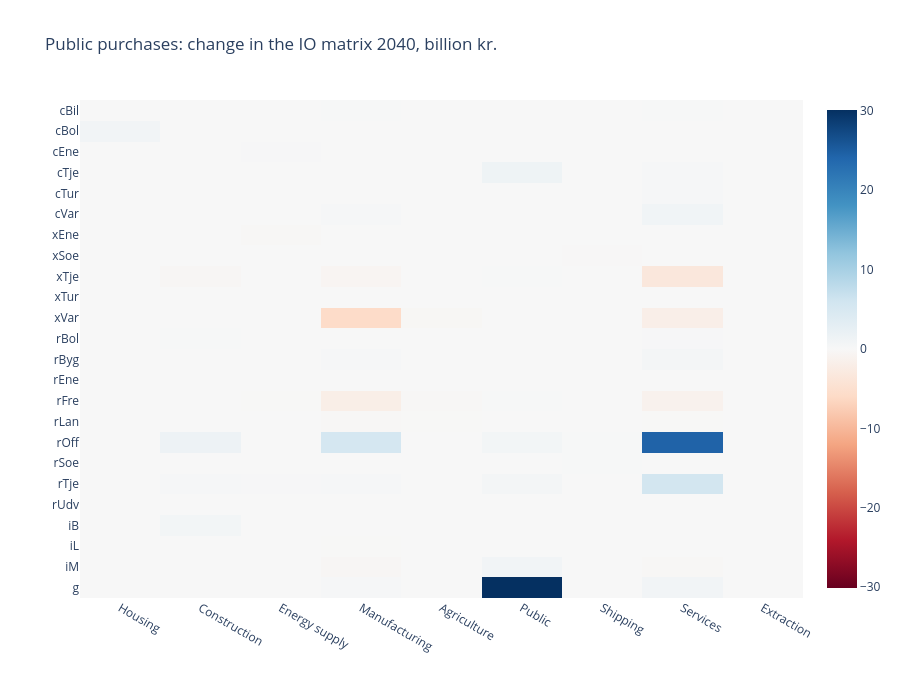

The notebook cell saved with this chart:
### Markdown cell above
## 5. The IO matrix

Each cell is the delivery from a sector (column) to a demand component (row), domestic production plus
imports. First the change in billion kr., then in per cent, in values and in volumes. The difference between
the two per cent charts is the change in the prices.

### Code cell
io_viz.heatmap(alt, year, metric='total', base=base, relative=False,
               title=f'{experiment}: change in the IO matrix {year}, billion kr.')

### Figure 1 — Plotly figure (JSON) as saved in the notebook; plotly's stock layout.template omitted (floating-point values rounded to 4 significant figures; data arrays with more than 128 entries replaced by an {"elided": "..."} marker saying what was removed)
{"data": [{"colorscale": [[0.0, "rgb(103,0,31)"], [0.1, "rgb(178,24,43)"], [0.2, "rgb(214,96,77)"], [0.3, "rgb(244,165,130)"], [0.4, "rgb(253,219,199)"], [0.5, "rgb(247,247,247)"], [0.6, "rgb(209,229,240)"], [0.7, "rgb(146,197,222)"], [0.8, "rgb(67,147,195)"], [0.9, "rgb(33,102,172)"], [1.0, "rgb(5,48,97)"]], "customdata": {"elided": "24x9 str values"}, "hovertemplate": "%{customdata} ← %{x}: %{z:,.3f}<extra></extra>", "type": "heatmap", "x": ["Housing", "Construction", "Energy supply", "Manufacturing", "Agriculture", "Public", "Shipping", "Services", "Extraction"], "y": ["cBil", "cBol", "cEne", "cTje", "cTur", "cVar", "xEne", "xSoe", "xTje", "xTur", "xVar", "rBol", "rByg", "rEne", "rFre", "rLan", "rOff", "rSoe", "rTje", "rUdv", "iB", "iL", "iM", "g"], "z": {"elided": "24x9 float values"}, "zmid": 0.0}], "layout": {"height": 678, "title": {"text": "Public purchases: change in the IO matrix 2040, billion kr."}, "yaxis": {"autorange": "reversed"}}}
